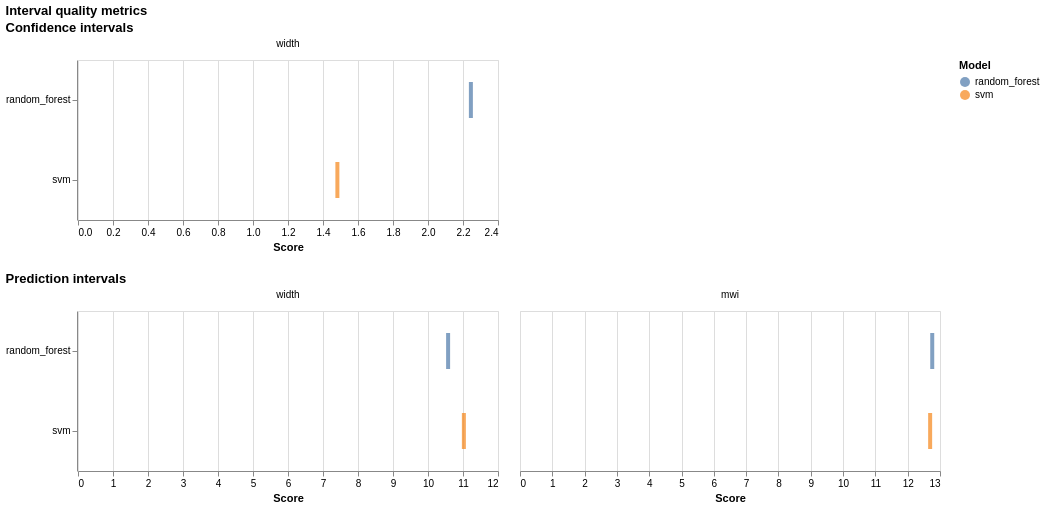

Notebook source saved alongside this figure:
### Code cell
plot_interval_metrics(report)

### Figure 1 — Vega-Lite specification as saved in the notebook (floating-point values rounded to 4 significant figures)
{"config": {"view": {"continuousWidth": 300, "continuousHeight": 300}}, "vconcat": [{"data": {"name": "data-5789125a474d6568e664a3f169f31191"}, "facet": {"column": {"field": "metric", "sort": ["width", "mwi"], "title": null, "type": "nominal"}}, "spec": {"mark": {"type": "tick", "orient": "vertical", "size": 36, "thickness": 4}, "encoding": {"color": {"field": "model", "legend": {"title": "Model"}, "type": "nominal"}, "tooltip": [{"field": "model", "type": "nominal"}, {"field": "metric", "type": "nominal"}, {"field": "value", "type": "quantitative"}], "x": {"field": "value", "title": "Score", "type": "quantitative"}, "y": {"field": "model", "title": null, "type": "nominal"}}, "height": 160, "width": 420}, "resolve": {"scale": {"x": "independent"}}, "title": "Confidence intervals"}, {"data": {"name": "data-34bc2db2030ae8181414e70641f5aa3b"}, "facet": {"column": {"field": "metric", "sort": ["width", "mwi"], "title": null, "type": "nominal"}}, "spec": {"mark": {"type": "tick", "orient": "vertical", "size": 36, "thickness": 4}, "encoding": {"color": {"field": "model", "legend": {"title": "Model"}, "type": "nominal"}, "tooltip": [{"field": "model", "type": "nominal"}, {"field": "metric", "type": "nominal"}, {"field": "value", "type": "quantitative"}], "x": {"field": "value", "title": "Score", "type": "quantitative"}, "y": {"field": "model", "title": null, "type": "nominal"}}, "height": 160, "width": 420}, "resolve": {"scale": {"x": "independent"}}, "title": "Prediction intervals"}], "title": "Interval quality metrics", "$schema": "https://vega.github.io/schema/vega-lite/v6.4.1.json", "datasets": {"data-5789125a474d6568e664a3f169f31191": [{"kind": "confidence", "metric": "width", "value": 2.245, "model": "random_forest"}, {"kind": "confidence", "metric": "width", "value": 1.482, "model": "svm"}], "data-34bc2db2030ae8181414e70641f5aa3b": [{"kind": "prediction", "metric": "width", "value": 10.57, "model": "random_forest"}, {"kind": "prediction", "metric": "width", "value": 11.02, "model": "svm"}, {"kind": "prediction", "metric": "mwi", "value": 12.76, "model": "random_forest"}, {"kind": "prediction", "metric": "mwi", "value": 12.69, "model": "svm"}]}}
